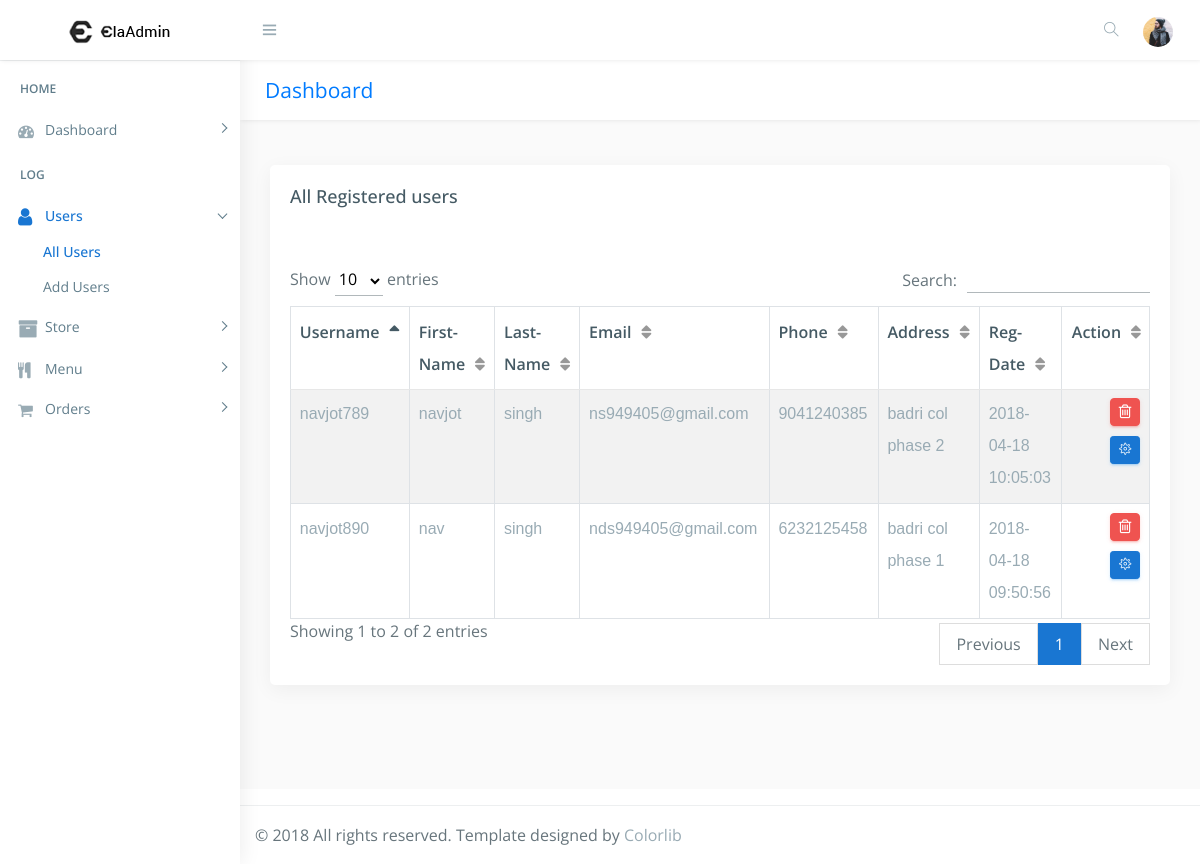
/admin/allusers.php, run on the app's committed database.
### tables this page shows
CREATE TABLE IF NOT EXISTS `users` (
  `u_id` int(222) NOT NULL AUTO_INCREMENT,
  `username` varchar(222) NOT NULL,
  `f_name` varchar(222) NOT NULL,
  `l_name` varchar(222) NOT NULL,
  `email` varchar(222) NOT NULL,
  `phone` varchar(222) NOT NULL,
  `password` varchar(222) NOT NULL,
  `address` text NOT NULL,
  `status` int(222) NOT NULL DEFAULT '1',
  `date` timestamp NOT NULL DEFAULT CURRENT_TIMESTAMP ON UPDATE CURRENT_TIMESTAMP,
  PRIMARY KEY (`u_id`)
);

### admin/allusers.php (the view, shortened to what this page needs)
<!DOCTYPE html>
<html lang="en">
<?php
include("../connection/connect.php");
?>
<head>
    <link href="css/lib/bootstrap/bootstrap.min.css" rel="stylesheet">
    <link href="css/helper.css" rel="stylesheet">
    <link href="css/style.css" rel="stylesheet">
</head>
<body class="fix-header fix-sidebar">
    <div id="main-wrapper">
         <div class="header">
            <nav class="navbar top-navbar navbar-expand-md navbar-light">
                <div class="navbar-header">
                    <a class="navbar-brand" href="index.html">
                        <b><img src="images/logo.png" alt="homepage" class="dark-logo" /></b>
                        <span><img src="images/logo-text.png" alt="homepage" class="dark-logo" /></span>
                    </a>
                </div>
                <div class="navbar-collapse">
                    <ul class="navbar-nav mr-auto mt-md-0">
                        <li class="nav-item m-l-10"> <a class="nav-link sidebartoggler hidden-sm-down text-muted  " href="javascript:void(0)"><i class="ti-menu"></i></a> </li>
                    </ul>
                    <ul class="navbar-nav my-lg-0">
                        <li class="nav-item hidden-sm-down search-box"> <a class="nav-link hidden-sm-down text-muted  " href="javascript:void(0)"><i class="ti-search"></i></a>
                        </li>
                        <li class="nav-item dropdown">
                            <a class="nav-link dropdown-toggle text-muted  " href="#" data-toggle="dropdown" aria-haspopup="true" aria-expanded="false"><img src="images/users/5.jpg" alt="user" class="profile-pic" /></a>
                        </li>
                    </ul>
                </div>
            </nav>
        </div>
        <div class="left-sidebar">
            <div class="scroll-sidebar">
                <nav class="sidebar-nav">
                   <ul id="sidebarnav">
                        <li class="nav-devider"></li>
                        <li class="nav-label">Home</li>
                        <li> <a class="has-arrow  " href="#" aria-expanded="false"><i class="fa fa-tachometer"></i><span class="hide-menu">Dashboard</span></a>
                        </li>
                        <li class="nav-label">Log</li>
                        <li> <a class="has-arrow  " href="#" aria-expanded="false">  <span><i class="fa fa-user f-s-20 "></i></span><span class="hide-menu">Users</span></a>
                            <ul aria-expanded="false" class="collapse">
                                <li><a href="allusers.php">All Users</a></li>
								<li><a href="add_users.php">Add Users</a></li>
                            </ul>
                        </li>
                        <li> <a class="has-arrow  " href="#" aria-expanded="false"><i class="fa fa-archive f-s-20 color-warning"></i><span class="hide-menu">Store</span></a>
                        </li>
                      <li> <a class="has-arrow  " href="#" aria-expanded="false"><i class="fa fa-cutlery" aria-hidden="true"></i><span class="hide-menu">Menu</span></a>
                        </li>
						 <li> <a class="has-arrow  " href="#" aria-expanded="false"><i class="fa fa-shopping-cart" aria-hidden="true"></i><span class="hide-menu">Orders</span></a>
                        </li>
                    </ul>
                </nav>
            </div>
        </div>
        <div class="page-wrapper">
            <div class="row page-titles">
                <div class="col-md-5 align-self-center">
                    <h3 class="text-primary">Dashboard</h3> </div>
            </div>
            <div class="container-fluid">
                <div class="row">
                    <div class="col-12">
                        <div class="card">
                            <div class="card-body">
                                <h4 class="card-title">All Registered users</h4>
                                <div class="table-responsive m-t-40">
                                    <table id="myTable" class="table table-bordered table-striped">
                                        <thead>
                                            <tr>
                                                <th>Username</th>
                                                <th>First-Name</th>
                                                <th>Last-Name</th>
                                                <th>Email</th>
                                                <th>Phone</th>
												<th>Address</th>
												 <th>Reg-Date</th>
												  <th>Action</th>
                                            </tr>
                                        </thead>
                                        <tbody>
											<?php
												$sql="SELECT * FROM users order by u_id desc";
												$query=mysqli_query($db,$sql);
													if(!mysqli_num_rows($query) > 0 )
														{
															echo '<td colspan="7"><center>No User-Data!</center></td>';
														}
													else
														{
																	while($rows=mysqli_fetch_array($query))
																		{
																					echo ' <tr><td>'.$rows['username'].'</td>
																								<td>'.$rows['f_name'].'</td>
																								<td>'.$rows['l_name'].'</td>
																								<td>'.$rows['email'].'</td>
																								<td>'.$rows['phone'].'</td>
																								<td>'.$rows['address'].'</td>
																								<td>'.$rows['date'].'</td>
																									 <td><a href="delete_users.php?user_del='.$rows['u_id'].'" class="btn btn-danger btn-flat btn-addon btn-xs m-b-10"><i class="fa fa-trash-o" style="font-size:16px"></i></a>
																									 <a href="update_users.php?user_upd='.$rows['u_id'].'" " class="btn btn-info btn-flat btn-addon btn-sm m-b-10 m-l-5"><i class="ti-settings"></i></a>
																									</td></tr>';
																		}
														}
											?>
                                        </tbody>
                                    </table>
                                </div>
                            </div>
                        </div>
						 </div>
                            </div>
                        </div>
                    </div>
                </div>
            <footer class="footer"> © 2018 All rights reserved. Template designed by <a href="https://colorlib.com">Colorlib</a></footer>
</body>
</html>

### admin/css/helper.css (style rules this page uses)
.f-s-20 { font-size: 20px!important; }
.m-t-40 { margin-top: 40px!important; }
.m-b-10 { margin-bottom: 10px!important; }
.m-l-5 { margin-left: 5px!important; }
.m-l-10 { margin-left: 10px!important; }

### data on the page
users: username "navjot890", f_name "nav", l_name "singh", email "nds949405@gmail.com", phone "6232125458", address "badri col phase 1", date "2018-04-18 09:50:56"
users: username "navjot789", f_name "navjot", l_name "singh", email "ns949405@gmail.com", phone "9041240385", address "badri col phase 2", date "2018-04-18 10:05:03"
